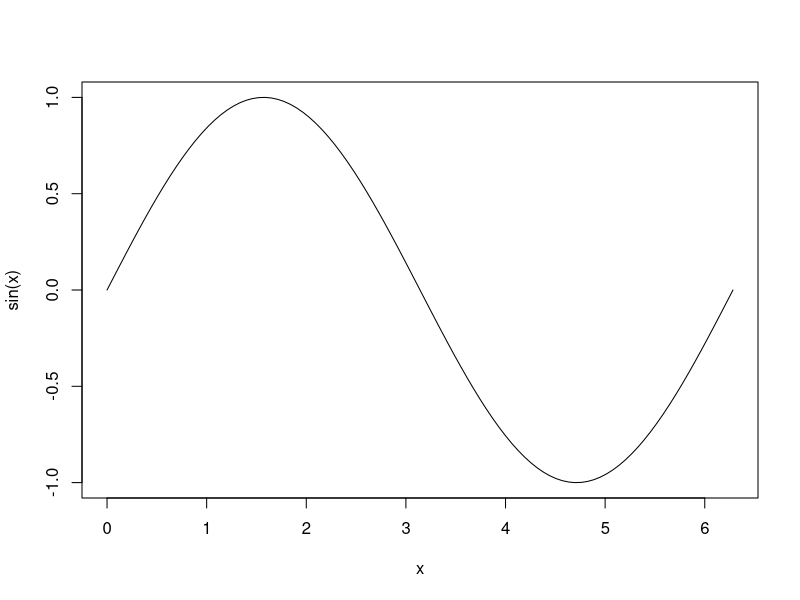

Recreate this plot in R. (Note: this script raises an error after producing the figure.)
## ---- chunk 1
x <- seq(0, 2 * pi, length.out = 100)
plot(x, sin(x), type = "l")
## ---- chunk 2
e1 <- quote(y <- 2 * x)
e2 <- quote(`<-`(y, `*`(2, x)))
identical(e1, e2)
## ---- chunk 3
knitr::include_graphics(fig("simple-ast.svg"))
## ---- chunk 4
e1 <- quote(1)
e2 <- quote(({1}))
## ---- chunk 5
e1 <- quote(1)
e2 <- quote(({1}))
## ---- chunk 6
identical(eval(e1), eval(e2))
identical(e1, e2)
## ---- chunk 7
knitr::include_graphics(fig("parens-ast.svg"))
